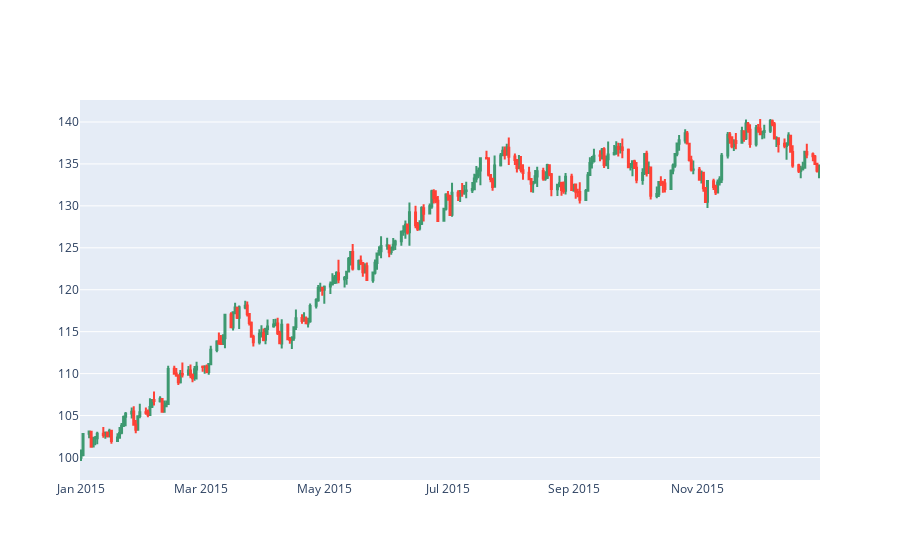

The notebook cell saved with this chart:
### Markdown cell above
Plotlyライブラリのローソクチャート作成の機能を使えば、以下のように綺麗に表示することができます。インタラクティブにグラフをズームインすることもできますし、カーソルを載せると数字が表示され便利です。

### Code cell
# plotly モジュールのインポート
from plotly.offline import init_notebook_mode, iplot
from plotly import figure_factory as FF

# Jupyter notebook用設定
init_notebook_mode(connected=True) 

# ローソクチャートの設定
fig = FF.create_candlestick(df.open, df.high, df.low, df.close, dates = df.index)
iplot(fig)

### Figure 1 — Plotly figure (JSON) as saved in the notebook; plotly's stock layout.template omitted (floating-point values rounded to 4 significant figures; data arrays with more than 128 entries replaced by an {"elided": "..."} marker saying what was removed)
{"data": [{"showlegend": false, "name": "Increasing", "fillcolor": "#3D9970", "y": {"elided": "900 float values"}, "x": {"elided": "900 str values"}, "line": {"color": "#3D9970"}, "whiskerwidth": 0, "type": "box", "boxpoints": false}, {"showlegend": false, "name": "Decreasing", "fillcolor": "#FF4136", "y": {"elided": "666 float values"}, "x": {"elided": "666 str values"}, "line": {"color": "#FF4136"}, "whiskerwidth": 0, "type": "box", "boxpoints": false}], "layout": {}}
